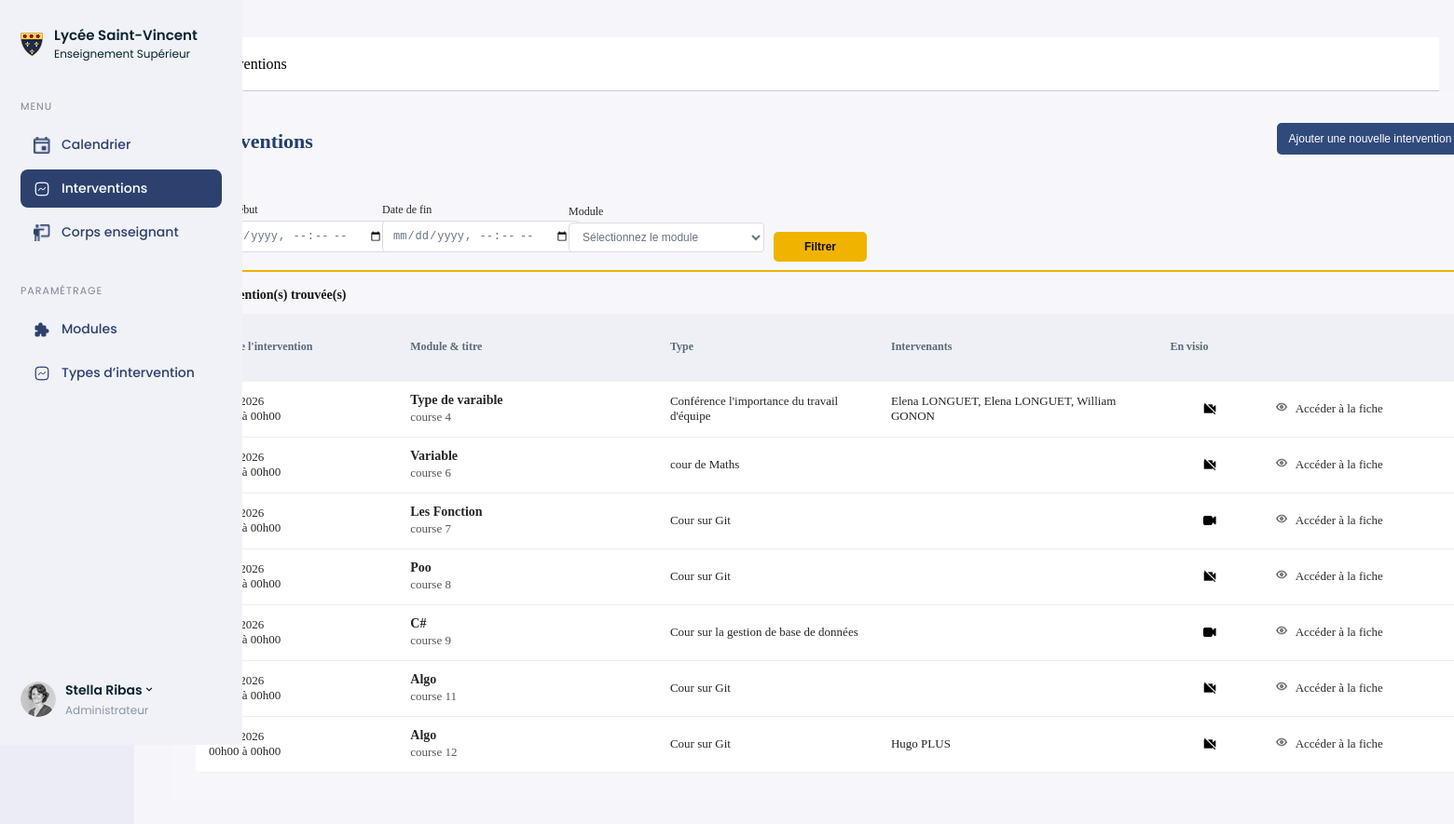
Page /Intervention.php on the committed database.
### tables this page shows
CREATE TABLE `course` (
  `id` int(11) NOT NULL,
  `start_date` datetime NOT NULL,
  `end_date` datetime NOT NULL,
  `intervention_type_id` int(11) NOT NULL,
  `module_id` int(11) NOT NULL,
  `remotely` tinyint(1) DEFAULT NULL,
  `title` varchar(255) NOT NULL
);

CREATE TABLE `module` (
  `id` int(11) NOT NULL,
  `code` varchar(50) NOT NULL,
  `parent_id` int(11) DEFAULT NULL,
  `name` varchar(255) NOT NULL,
  `description` text NOT NULL,
  `hours_count` int(11) DEFAULT NULL,
  `capstone_project` tinyint(1) DEFAULT NULL
);

CREATE TABLE `intervention_type` (
  `id` int(11) NOT NULL,
  `name` varchar(255) NOT NULL,
  `description` text NOT NULL,
  `color` varchar(20) NOT NULL
);

### public/Intervention.php (the view, shortened to what this page needs)
<?php
require_once 'inclus/Connexion.php';
require_once 'inclus/Header.php';
$dateStart = $_GET['date_start'] ?? '';
$dateEnd = $_GET['date_end'] ?? '';
$sql = "
    SELECT
        c.id,
        c.start_date,
        c.end_date,
        c.title,
        c.remotely,
        m.name AS module,
        it.name AS type,
        GROUP_CONCAT(CONCAT(u.first_name, ' ', UPPER(u.last_name)) SEPARATOR ', ') AS instructors
    FROM course c
    JOIN module m ON c.module_id = m.id
    JOIN intervention_type it ON c.intervention_type_id = it.id
    LEFT JOIN course_instructor ci ON ci.course_id = c.id
    LEFT JOIN instructor i ON ci.instructor_id = i.id
    LEFT JOIN user u ON i.user_id = u.id
";
$params = [];
$sql .= " GROUP BY c.id ORDER BY c.start_date ASC";
$requete = $con->prepare($sql);
$requete->execute($params);
$interventions = $requete->fetchAll(PDO::FETCH_ASSOC);
?>
<nav>
    <?php require_once 'inclus/Menu_gestion_licence.php'?>
</nav>
<body>
<div class="page-shell">
    <main class="page-content">
        <div class="content-column">
            <div class="breadcrumb">
                <div class="icon-intervention">
                </div>
                <span>›</span>
                <span>Interventions</span>
            </div>
            <section class="intervention-page">
                <div class="page-header">
                    <h1>Interventions</h1>
                    <button class="button-primary">Ajouter une nouvelle intervention</button>
                </div>
                <form method="GET" class="filter-form">
                    <h2 class="filter-title">Filtres</h2>
                    <div class="filter-row">
                        <div class="filter-group filter-group-date">
                            <label for="date_start">Date de début</label>
                            <input
                                type="datetime-local"
                                name="date_start"
                                id="date_start"
                                value="<?= htmlspecialchars($dateStart) ?>"
                            >
                        </div>
                        <div class="filter-group filter-group-date">
                            <label for="date_end">Date de fin</label>
                            <input
                                type="datetime-local"
                                name="date_end"
                                id="date_end"
                                value="<?= htmlspecialchars($dateEnd) ?>"
                            >
                        </div>
                        <div class="filter-group filter-group-module">
                            <label for="module_id">Module</label>
                            <select name="module_id" id="module_id">
                                <option value="">Sélectionnez le module</option>
                            </select>
                        </div>
                        <button type="submit" class="button-filter">Filtrer</button>
                    </div>
                </form>
                <p class="result-count"><?= count($interventions) ?> intervention(s) trouvée(s)</p>
                <table class="intervention-table">
                    <thead>
                        <tr>
                            <th class="col-date">Date de l'intervention</th>
                            <th class="col-module">Module &amp; titre</th>
                            <th class="col-type">Type</th>
                            <th class="col-instructors">Intervenants</th>
                            <th class="col-visio">En visio</th>
                            <th class="col-action"></th>
                        </tr>
                    </thead>
                    <tbody>
                        <?php foreach ($interventions as $intervention): ?>
                            <tr>
                                <td class="col-date">
                                    <?= date('d/m/Y', strtotime($intervention['start_date'])) ?><br>
                                    <?= date('H\hi', strtotime($intervention['start_date'])) ?> à <?= date('H\hi', strtotime($intervention['end_date'])) ?>
                                </td>
                                <td class="col-module">
                                    <div class="module-name"><?= htmlspecialchars($intervention['module']) ?></div>
                                    <div class="course-title"><?= htmlspecialchars($intervention['title']) ?></div>
                                </td>
                                <td class="col-type">
                                    <?= htmlspecialchars($intervention['type']) ?>
                                </td>
                                <td class="col-instructors">
                                    <?= htmlspecialchars($intervention['instructors']) ?>
                                </td>
                                <td class="col-visio">
                                    <?php if ((int)$intervention['remotely'] === 1): ?>
                                        <div class="icon-intervention">
                                          <image src="assets/VisioOn.png">
                                        </div>
                                    <?php else: ?>
                                        <div class="icon-intervention">
                                          <image src="assets/VisioOff.png">
                                        </div>
                                    <?php endif; ?>
                                </td>
                                <td class="col-action">
                                    <div class="action-link">
                                        <div class="icon-intervention">
                                            <img src="assets/Oeil.png">
                                        </div>
                                        <a href="fiche_intervention.php?id=<?= $intervention['id'] ?>">
                                            Accéder à la fiche
                                        </a>
                                    </div>
                                </td>
                            </tr>
                        <?php endforeach; ?>
                    </tbody>
                </table>
            </section>
        </div>
    </main>
</div>
</body>
</html>

### public/style.css (style rules this page uses)
nav { position: fixed; }
.filter-row { display: flex; justify-content: flex-start; flex-direction: row; gap: 20px; align-items: flex-end; border-bottom: #FFBD01 2px solid; padding-bottom: 20px; }
.intervention-column input, select { padding: 12px 0px 12px 12px; border-radius: 10px; border: 1px solid #DFE4EA; margin-bottom: 0; }
p, h3 { margin: 0; }
tr { border-bottom: 1px solid #F1F2F7; height: 72px; }
nav { width: 240px; background-color: #F1F2F7; height: 100vh; }
.breadcrumb { display: inline-flex; height: 57px; width: 100%; align-items: center; gap: 10px; border-bottom: 1px solid #C8CBD9; background-color: white; }
body { display: flex; margin: 0; }
td { padding: 17px 20px; }
table { width: 100%; border-collapse: collapse; }
* { box-sizing: 0; }
.connexion-form h1,h2 { text-align: start; margin-bottom: 10px; }
form { margin-top: 20px; }
label { font-weight: 400; font-size: 16px; }
form { width: 100%; }
input, select { padding: 10px 0px; border: 1px solid #DFE4EA; border-radius: 6px; margin-bottom: 10px; }
.page-content { flex:1; padding:40px; }
button { font-weight: 500; font-size: 16px; }
a { text-decoration: none; color: black; font-weight: 500; }
.page-shell { display: flex; min-height: 100vh; width: 100%; }
.page-content { flex: 1; background: #f6f6fa; }
.content-column { width: 100%; background: #f6f6fa; }
.intervention-page { width: 100%; padding: 34px 26px 28px 26px; background: #f7f7fb; }
.page-header { width: 100%; display: flex; justify-content: space-between; align-items: flex-start; margin-bottom: 28px; }
.page-header h1 { margin: 7px 0 0 0; font-size: 22px; font-weight: 600; color: #233f6b; }
.button-primary { width: 200px; height: 34px; border: none; border-radius: 5px; background: #314a7c; color: #ffffff; font-size: 12px; font-weight: 500; cursor: pointer; }
.filter-form { width: 100%; margin: 0; }
.filter-title { margin: 0 0 8px 0; font-size: 14px; font-weight: 600; color: #f0b300; }
.filter-row { width: 100%; display: flex; align-items: flex-end; gap: 10px; padding-bottom: 9px; border-bottom: 2px solid #f0b300; }
.filter-group { display: flex; flex-direction: column; gap: 4px; }
.filter-group-date { width: 190px; }
.filter-group-module { width: 210px; }
.filter-group label { font-size: 12px; font-weight: 500; color: #252525; }
.filter-group input, .filter-group select { width: 100%; height: 32px; padding: 0 10px; border: 1px solid #d7dce5; border-radius: 4px; background: #ffffff; font-size: 12px; color: #667181; outline: none; }
.button-filter { width: 100px; height: 32px; border: none; border-radius: 5px; background: #f0b300; color: #111111; font-size: 12px; font-weight: 600; cursor: pointer; }
.result-count { margin: 17px 0 12px 0; font-size: 14px; font-weight: 600; color: #181818; }
.intervention-table { width: 100%; border-collapse: collapse; table-layout: fixed; background: #ffffff; border-radius: 6px; overflow: hidden; }
.intervention-table thead tr { background: #eef0f5; }
.intervention-table th { padding: 14px 14px; text-align: left; font-size: 12px; font-weight: 600; color: #5d687d; }
.intervention-table td { padding: 12px 14px; border-bottom: 1px solid #ececf2; vertical-align: middle; font-size: 13px; color: #262626; }
.intervention-table tbody tr { height: 60px; }
.col-date { width: 180px; }
.col-module { width: 240px; }
.col-type { width: 200px; }
.col-instructors { width: 260px; }
.col-visio { width: 80px; text-align: center; }
.col-action { width: 180px; }
.module-name { font-size: 14px; font-weight: 600; }
.course-title { margin-top: 2px; font-size: 13px; color: #555; }
.icon-intervention img { width: 14px; height: 14px; object-fit: contain; }
.col-visio img { display: block; margin: auto; }
.action-link { display: flex; align-items: center; gap: 8px; white-space: nowrap; }
.action-link a { text-decoration: none; color: #2b2b2b; font-size: 13px; }

### rows in the picture
course: end_date "00h00", module.name "Type de varaible", title "course 4", intervention_type.name "Conférence l'importance du travail d'équipe", instructors "Elena LONGUET, Elena LONGUET, William GONON", remotely 0 (drawn)
course: end_date "00h00", module.name "Variable", title "course 6", intervention_type.name "cour de Maths", remotely 0 (drawn)
course: end_date "00h00", module.name "Les Fonction", title "course 7", intervention_type.name "Cour sur Git", remotely 1 (drawn)
course: end_date "00h00", module.name "Poo", title "course 8", intervention_type.name "Cour sur Git", remotely 0 (drawn)
course: end_date "00h00", module.name "C#", title "course 9", intervention_type.name "Cour sur la gestion de base de données", remotely 1 (drawn)
course: end_date "00h00", module.name "Algo", title "course 11", intervention_type.name "Cour sur Git", remotely 0 (drawn)
course: start_date "00h00", end_date "00h00", module.name "Algo", title "course 12", intervention_type.name "Cour sur Git", instructors "Hugo PLUS", remotely 0 (drawn)
